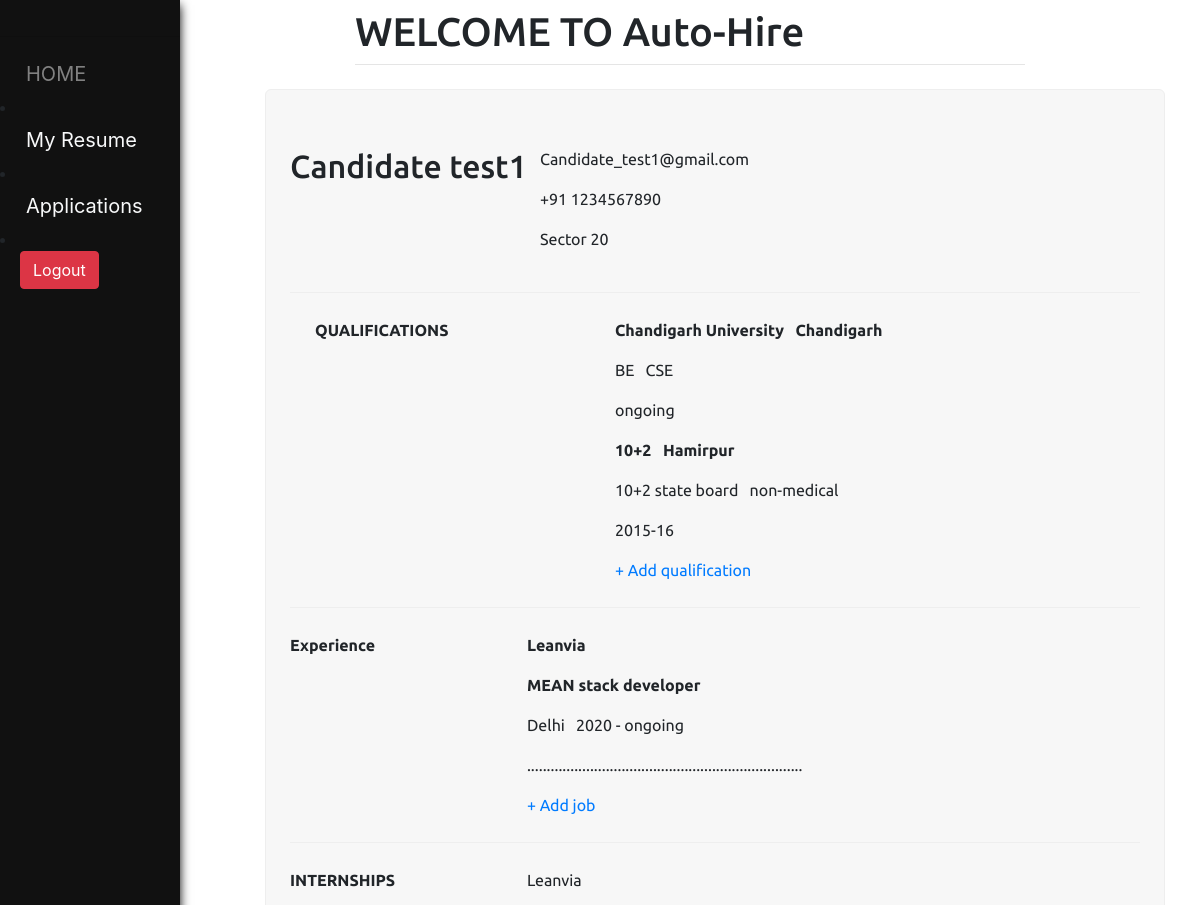
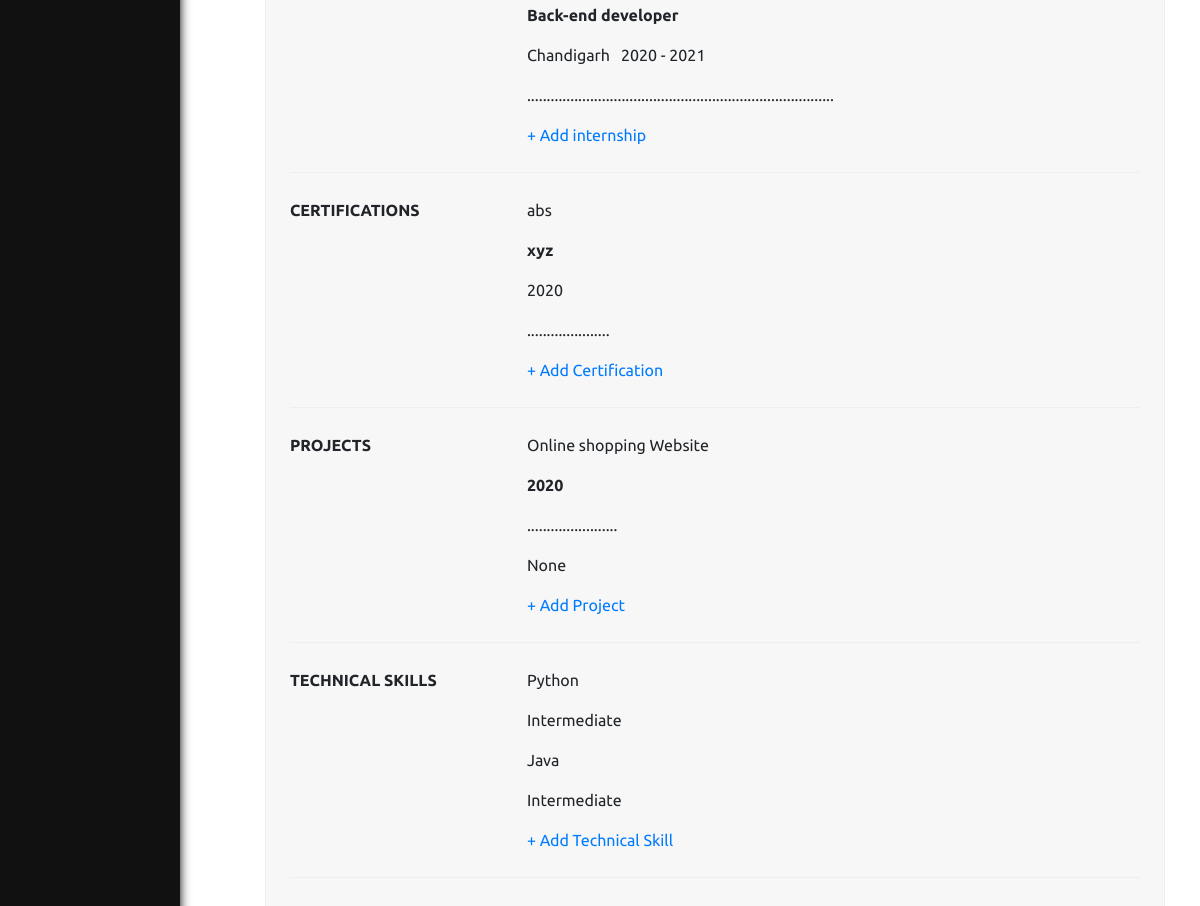
/create_resume/resume/ (signed in), run on the app's committed database (2 pictures, top to bottom).
### home/models.py (models this page shows)
class Resume(models.Model):
    user = models.ForeignKey(User, on_delete=models.CASCADE)
    first_name = models.CharField(max_length=200 , null=False)
    last_name = models.CharField(max_length=200, null=False)
    mobile = models.CharField(max_length=13, null=False, default="+91")
    resume = models.FileField( upload_to='resume/', null=True)
    address = models.CharField(max_length=300, null=True)

### create_resume/models.py (models this page shows, shortened)
class Qualifications(models.Model):
    user = models.ForeignKey(User, on_delete=models.CASCADE)
    name = models.CharField(max_length=100, null=True)
    location = models.CharField(max_length=200, null=True)
    degree = models.CharField(max_length=100, null=True)
    branch = models.CharField(max_length=200, null=True)
    duration = models.CharField(null=False, max_length=100)

class Experience(models.Model):
    user = models.ForeignKey(User, on_delete=models.CASCADE)
    name = models.CharField(max_length=200, null=True)
    position = models.CharField(max_length=200, null=True)
    location = models.CharField(max_length=200, null=True)
    duration = models.CharField(max_length=100, null=False)
    desc = models.TextField(null=True, blank=True)

class Internship(models.Model):
    user = models.ForeignKey(User, on_delete=models.CASCADE)
    name  = models.CharField(max_length=200, null=True)
    position = models.CharField(max_length=200, null=True)
    duration = models.CharField(null=False, max_length=100)
    location = models.CharField(max_length=200, null=True)
    desc = models.TextField(null=True, blank=True)

class Certifications(models.Model):
   user = models.ForeignKey(User, on_delete=models.CASCADE)
   name = models.CharField(max_length=200, null=True)
   company = models.CharField(max_length=200, null=True)
   duration = models.CharField(null=False, max_length=100)
   desc = models.TextField(null=True, blank=True)

class Projects(models.Model):
    user = models.ForeignKey(User, on_delete=models.CASCADE)
    name = models.CharField(max_length=200, null=True)
    duration = models.CharField(null=False, max_length=100)
    desc = models.TextField(null=True, blank=True)
    link = models.URLField(max_length=200, null=True, blank=True)

class Technical_skills(models.Model):
    user = models.ForeignKey(User, on_delete=models.CASCADE)
    skill = models.CharField(max_length=200, null=True)
    expertise = models.CharField(max_length=100, null=True)

### create_resume/views.py (the view)
# urls.py: path('resume/',views.resume, name='resume'),
def resume(request): #removed user
    user = request.user
    resume = Resume.objects.get(user=user)
    qualifications = Qualifications.objects.filter(user=user)
    experience = Experience.objects.filter(user=user)
    internship = Internship.objects.filter(user=user)
    certification = Certifications.objects.filter(user=user)
    project = Projects.objects.filter(user=user)
    technical_skill = Technical_skills.objects.filter(user=user)
    context = {
        'user':user,
        'resume':resume,
        'qualifications':qualifications,
        'experience':experience,
        'internship':internship,
        'certification':certification,
        'project':project,
        'technical_skill':technical_skill,
    }
    return render(request, 'create_resume/resume.html', context)

### home/templatetags/has_group.py (called while the page is built)
@register.filter(name='has_group')
def has_group(user, group_name):
    return user.groups.filter(name=group_name).exists()

### create_resume/templates/create_resume/resume.html (shortened to what this page needs)
{% extends "home/index.html" %}
{% load static %}
{% block content %}
    <div class="main-container" style="background:rgb(247, 247, 247);">
        <div class="top-container">
            <div class = "top-container-name name-spacing">
                <h2>{{user.first_name }}&nbsp;{{ user.last_name}}</h2>
            </div>
            <div class = "top-container-address spaceing">
                <p class="gmail">{{user.email}}</p>
                <p class="number">+91 {{resume.mobile}}</p>
                <p class="address">{{resume.address}}</p>
            </div>
            <div class = "top-container-download end-spacing">
            </div>
        </div>
        <div class="top-container">
            <div class = "top-container-education name-spacing">
                <p><b>QUALIFICATIONS</b></p>
            </div>
            <div class = "top-container-education-detail spaceing ">
                {% for q in qualifications %}
                    <p class="degree"><b>{{q.name}} &nbsp; {{q.location}}</b>
                    </p>
                    <p class="duration">{{q.degree}} &nbsp; {{q.branch}}</p>
                    <p class="duration">{{q.duration}}</p>
                {% endfor %}
                <a class="Add button"href="{% url 'create_resume:create-qualifications' %}"><spam> + </spam> Add qualification </a>
            </div>
        </div>
        <div class="top-container">
            <div class = "top-container-jobs name-spacing">
                <p><b>Experience</b></p>
            </div>
            {% for e in experience %}
            <div class = "top-container-jobs-detail spaceing">
                    <p><b>{{e.name}}</b></p>
                    <p><b>{{e.position}}</b></p>
                    <p>{{e.location}} &nbsp;  {{e.duration}}</p>
                    <p>{{e.desc}}</p>
                <a class="Add button"href="{% url 'create_resume:create-experience' %}"><spam> + </spam> Add job </a>
            </div>
            <div class = "top-container-download end-spacing">
            </div>
            {% endfor %}
        </div>
        <div class="top-container">
            <div class = "top-container-internship name-spacing">
            <p><b>INTERNSHIPS</b></p>
            </div>
                <div class = "top-container-internship-detail spaceing">
                    {% for i in internship %}
                        <p>{{i.name}}</p>
                        <p><b>{{i.position}}</b></p>
                        <p>{{i.location}} &nbsp;  {{i.duration}}</p>
                        <p>{{i.desc}}</p>
                    {% endfor %}
                    <a class="Add button"href="{% url 'create_resume:create-internship' %}"><spam> + </spam> Add internship </a>
                </div>
            <div class = "top-container-download end-spacing">
            </div>
        </div>
        <div class="top-container">
            <div class = "top-container-training name-spacing">
            <p><b>CERTIFICATIONS</b></p>
            </div>
            <div class = "top-container-training-detail spaceing">
                {% for c in certification %}
                    <p>{{c.name}}</p>
                    <p><b>{{c.company}}</b></p>
                    <p>{{c.duration}}</p>
                    <p>{{c.desc}}</p>
                {% endfor %}
            <a class="Add button"href="{% url 'create_resume:create-certifications' %}"><spam> + </spam> Add Certification </a>
            </div>
            <div class = "top-container-download end-spacing">
            </div>
        </div>
        <div class="top-container">
            <div class = "top-container-project name-spacing">
            <p><b>PROJECTS</b></p>
            </div>
            <div class = "top-container-project-detail spaceing">
                {% for p in project %}
                    <p>{{p.name}}</p>
                    <p><b>{{p.duration}}</b></p>
                    <p> {{p.desc}}</p>
                    <p>{{p.link}}</p>
                {% endfor %}
            <a class="Add button"href="{% url 'create_resume:create-projects' %}"><spam> + </spam> Add Project </a>
            </div>
            <div class = "top-container-download end-spacing">
            </div>
        </div>
        <div class="top-container">
            <div class = "top-container-skills name-spacing">
            <p><b>TECHNICAL SKILLS</b></p>
            </div>
            <div class = "top-container-skills-detail spaceing">
                {% for t in technical_skill %}
                    <p>{{t.skill}}</p>
                    <p>{{t.expertise}}</p>
                {% endfor %}
            <a class="Add button"href="{% url 'create_resume:create-technical-skills' %}"><spam> + </spam> Add Technical Skill </a>
            </div>
            <div class = "top-container-download end-spacing">
            </div>
        </div>
    </div>
{% endblock content %}

### create_resume/static/css/style.css (style rules this page uses)
.main-container { border: 1px solid #EEE; box-sizing: border-box; border-radius: 6px; padding: 32px 24px 48px 24px; max-width: 900px; background-color: rgb(247, 247, 247); }
.top-container { display: flex; justify-content: space-around; border-bottom: 1px solid #eee; padding: 25px 0 25px 0; }
.name-spacing { width: 250px; padding: 0 20px 0 0; }
.spaceing { width: 500px; }
.end-spacing { width:150px; }

### data on the page
Resume: mobile "1234567890", address "Sector 20"
Qualifications: name "Chandigarh University", location "Chandigarh", degree "BE", branch "CSE", duration "ongoing"
Qualifications: name "10+2", location "Hamirpur", degree "10+2 state board", branch "non-medical", duration "2015-16"
Experience: name "Leanvia", position "MEAN stack developer", location "Delhi", duration "2020 - ongoing", desc "......................................................................"
Internship: name "Leanvia", position "Back-end developer", location "Chandigarh", duration "2020 - 2021", desc ".............................................................................."
Certifications: name "abs", company "xyz", duration "2020", desc "....................."
Projects: name "Online shopping Website", duration "2020", desc ".......................", link "None"
Technical_skills: skill "Python", expertise "Intermediate"
Technical_skills: skill "Java", expertise "Intermediate"

### other printed values
{{ user.first_name }} "Candidate"
{{ user.last_name }} "test1"
{{ user.email }} "Candidate_test1@gmail.com"
